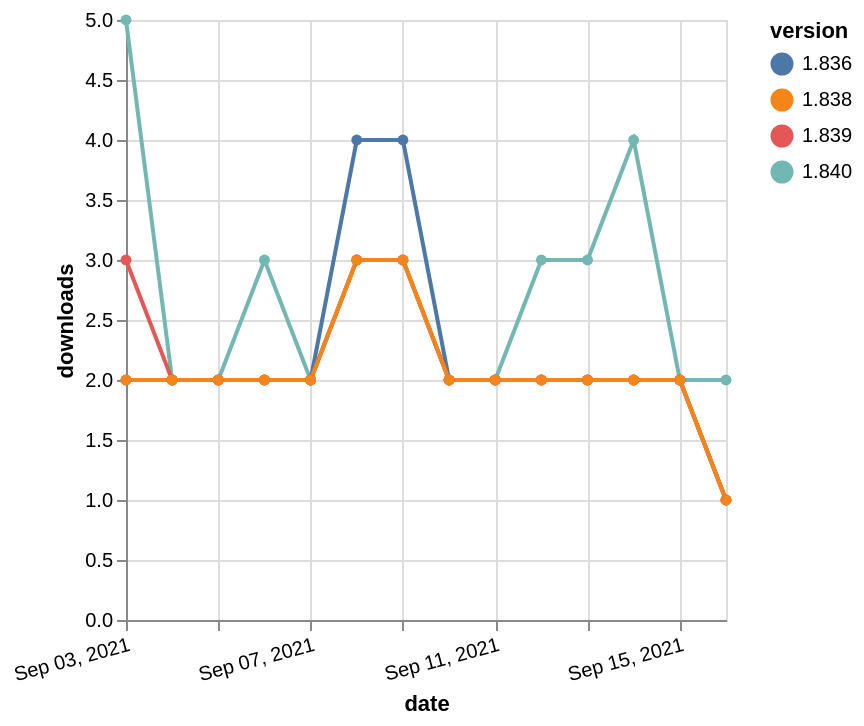

Describe this chart as a Vega-Lite specification.
### Vega-Lite specification from a JSON file in a GitHub repository (floating-point values rounded to 4 significant figures)
{"$schema": "https://vega.github.io/schema/vega-lite/v5.json", "description": "A simple bar chart with embedded data.", "data": {"values": [{"date": "2021-09-03", "total": 2173, "delta": 5, "version": "1.840"}, {"date": "2021-09-04", "total": 2175, "delta": 2, "version": "1.840"}, {"date": "2021-09-05", "total": 2177, "delta": 2, "version": "1.840"}, {"date": "2021-09-06", "total": 2180, "delta": 3, "version": "1.840"}, {"date": "2021-09-07", "total": 2182, "delta": 2, "version": "1.840"}, {"date": "2021-09-08", "total": 2185, "delta": 3, "version": "1.840"}, {"date": "2021-09-09", "total": 2188, "delta": 3, "version": "1.840"}, {"date": "2021-09-10", "total": 2190, "delta": 2, "version": "1.840"}, {"date": "2021-09-11", "total": 2192, "delta": 2, "version": "1.840"}, {"date": "2021-09-12", "total": 2195, "delta": 3, "version": "1.840"}, {"date": "2021-09-13", "total": 2198, "delta": 3, "version": "1.840"}, {"date": "2021-09-14", "total": 2202, "delta": 4, "version": "1.840"}, {"date": "2021-09-15", "total": 2204, "delta": 2, "version": "1.840"}, {"date": "2021-09-16", "total": 2206, "delta": 2, "version": "1.840"}, {"date": "2021-09-03", "total": 2436, "delta": 2, "version": "1.836"}, {"date": "2021-09-04", "total": 2438, "delta": 2, "version": "1.836"}, {"date": "2021-09-05", "total": 2440, "delta": 2, "version": "1.836"}, {"date": "2021-09-06", "total": 2442, "delta": 2, "version": "1.836"}, {"date": "2021-09-07", "total": 2444, "delta": 2, "version": "1.836"}, {"date": "2021-09-08", "total": 2448, "delta": 4, "version": "1.836"}, {"date": "2021-09-09", "total": 2452, "delta": 4, "version": "1.836"}, {"date": "2021-09-10", "total": 2454, "delta": 2, "version": "1.836"}, {"date": "2021-09-11", "total": 2456, "delta": 2, "version": "1.836"}, {"date": "2021-09-12", "total": 2458, "delta": 2, "version": "1.836"}, {"date": "2021-09-13", "total": 2460, "delta": 2, "version": "1.836"}, {"date": "2021-09-14", "total": 2462, "delta": 2, "version": "1.836"}, {"date": "2021-09-15", "total": 2464, "delta": 2, "version": "1.836"}, {"date": "2021-09-16", "total": 2465, "delta": 1, "version": "1.836"}, {"date": "2021-09-03", "total": 2174, "delta": 3, "version": "1.839"}, {"date": "2021-09-04", "total": 2176, "delta": 2, "version": "1.839"}, {"date": "2021-09-05", "total": 2178, "delta": 2, "version": "1.839"}, {"date": "2021-09-06", "total": 2180, "delta": 2, "version": "1.839"}, {"date": "2021-09-07", "total": 2182, "delta": 2, "version": "1.839"}, {"date": "2021-09-08", "total": 2185, "delta": 3, "version": "1.839"}, {"date": "2021-09-09", "total": 2188, "delta": 3, "version": "1.839"}, {"date": "2021-09-10", "total": 2190, "delta": 2, "version": "1.839"}, {"date": "2021-09-11", "total": 2192, "delta": 2, "version": "1.839"}, {"date": "2021-09-12", "total": 2194, "delta": 2, "version": "1.839"}, {"date": "2021-09-13", "total": 2196, "delta": 2, "version": "1.839"}, {"date": "2021-09-14", "total": 2198, "delta": 2, "version": "1.839"}, {"date": "2021-09-15", "total": 2200, "delta": 2, "version": "1.839"}, {"date": "2021-09-16", "total": 2201, "delta": 1, "version": "1.839"}, {"date": "2021-09-03", "total": 2218, "delta": 2, "version": "1.838"}, {"date": "2021-09-04", "total": 2220, "delta": 2, "version": "1.838"}, {"date": "2021-09-05", "total": 2222, "delta": 2, "version": "1.838"}, {"date": "2021-09-06", "total": 2224, "delta": 2, "version": "1.838"}, {"date": "2021-09-07", "total": 2226, "delta": 2, "version": "1.838"}, {"date": "2021-09-08", "total": 2229, "delta": 3, "version": "1.838"}, {"date": "2021-09-09", "total": 2232, "delta": 3, "version": "1.838"}, {"date": "2021-09-10", "total": 2234, "delta": 2, "version": "1.838"}, {"date": "2021-09-11", "total": 2236, "delta": 2, "version": "1.838"}, {"date": "2021-09-12", "total": 2238, "delta": 2, "version": "1.838"}, {"date": "2021-09-13", "total": 2240, "delta": 2, "version": "1.838"}, {"date": "2021-09-14", "total": 2242, "delta": 2, "version": "1.838"}, {"date": "2021-09-15", "total": 2244, "delta": 2, "version": "1.838"}, {"date": "2021-09-16", "total": 2245, "delta": 1, "version": "1.838"}]}, "width": "container", "mark": {"type": "line", "point": {"filled": true}}, "encoding": {"x": {"field": "date", "type": "temporal", "timeUnit": "yearmonthdate", "title": "date", "axis": {"labelAngle": -15}}, "y": {"field": "delta", "type": "quantitative", "title": "downloads"}, "color": {"field": "version", "type": "nominal"}, "tooltip": {"field": "delta"}}}
